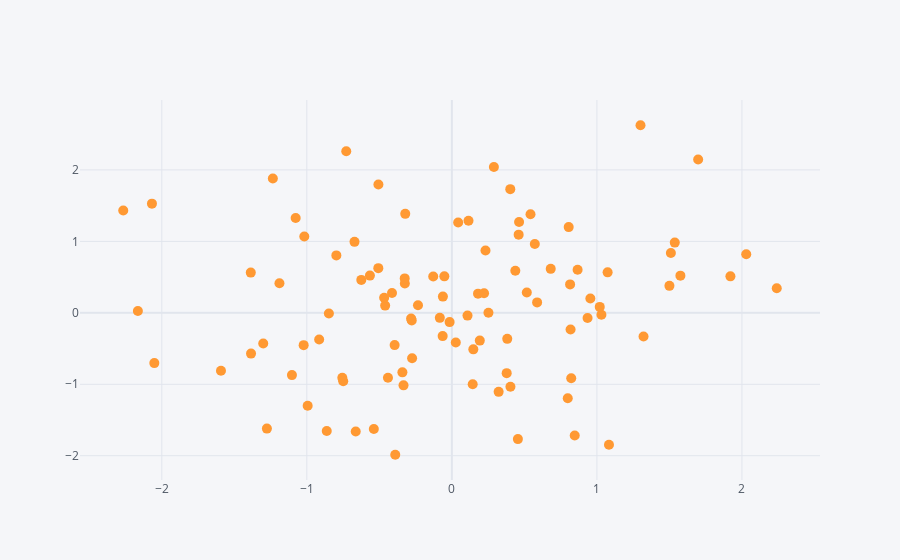

Write notebook code for a chart like this one.
### Code cell
# Draw a Scatter Plot
df.iplot(kind='scatter',x='A',y='B',mode='markers',size=10)
